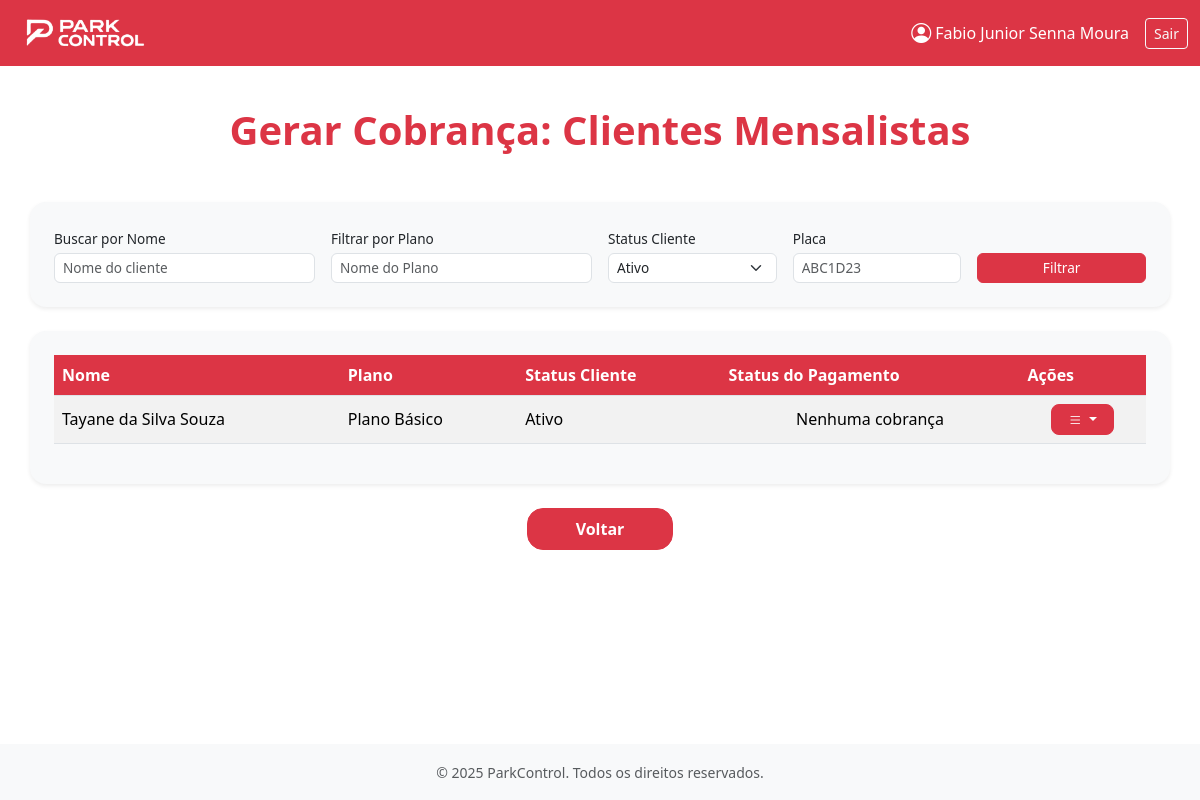
The page /pagamentos/mensalistas/gerar-por-cliente/ (signed in) on the database as committed earlier.
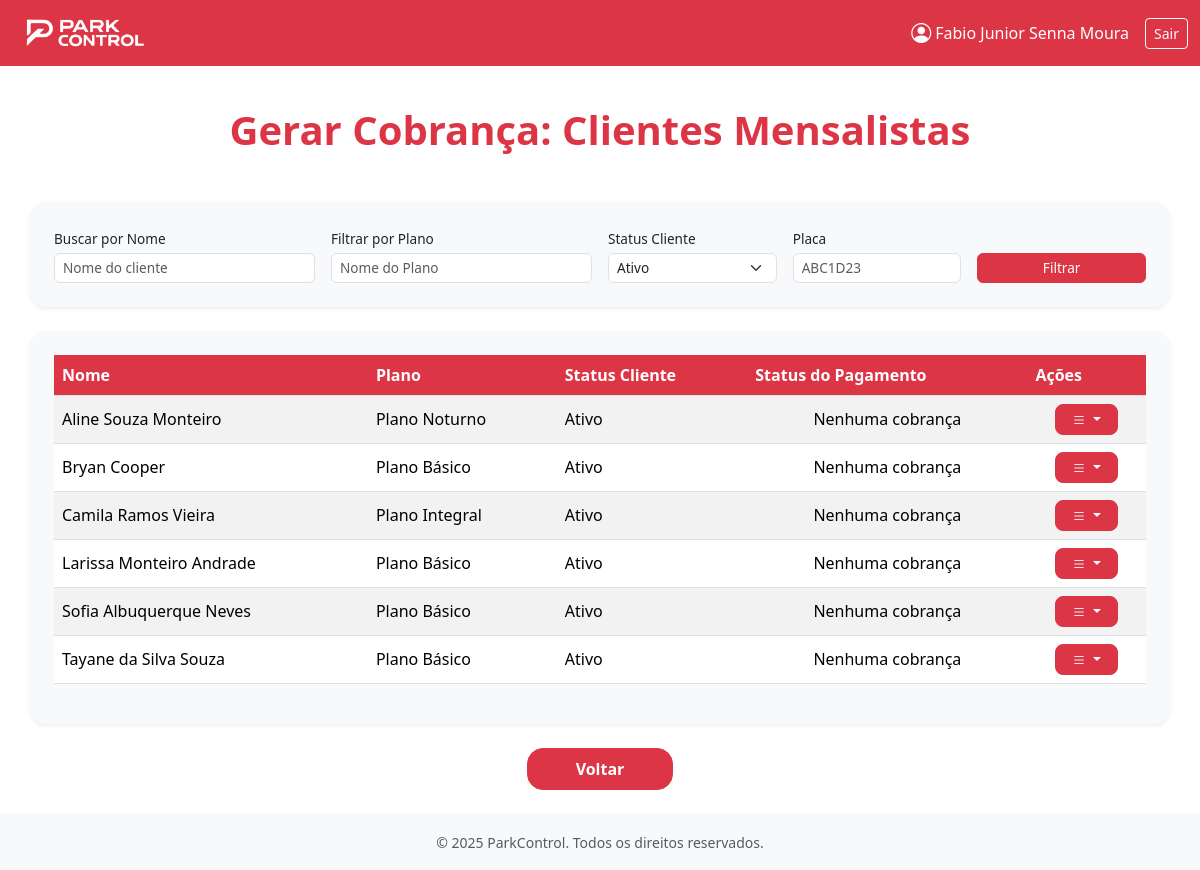
The same page on the database as committed later.
### apps/clientes/models.py (models this page shows, shortened)
class Mensalista(models.Model):
    nome = models.CharField(max_length=100)
    telefone = models.CharField(
        max_length=15,
        validators=[
            RegexValidator(
                r'^\(?\d{2}\)?[-.\s]?\d{4,5}[-.\s]?\d{4}$',
                'Telefone no formato inválido (ex: (65) 99999-9999)'
            )
        ]
    )
    email = models.EmailField(max_length=100)
    plano = models.ForeignKey(
        Planos,
        on_delete=models.SET_NULL,
        null=True,
        limit_choices_to={'tipo_plano': 'Mensalista'},
        related_name="mensalistas"
    )
    placa = models.CharField(
        max_length=10,
        unique=True,
        validators=[
            RegexValidator(
                r'^[A-Z]{3}[0-9][A-Z][0-9]{2}$',
                'Placa no formato inválido (ex: ABC1D23 - padrão Mercosul)'
            )
        ]
    )
    ativo = models.BooleanField(default=True)
    historico = HistoricalRecords()  # Adiciona histórico de alterações

### apps/planos/models.py (models this page shows, shortened)
class Planos(models.Model):
    TIPO_PLANO_CHOICES = [
        ('Mensalista', 'Mensalista'),
        ('Diarista', 'Diarista'),
    ]
    TIPO_MENSAL_CHOICES = [
        ('Mensal', 'Mensal'),
        ('Anual','Anual')
    ]
    STATUS_CHOICES = [
        ('Ativo', 'Ativo'),
        ('Inativo', 'Inativo'),
    ]
    nome = models.CharField( max_length=50, blank=False, null=False)
    validade = models.PositiveIntegerField(blank=False, null=False)
    descricao = models.TextField(blank=True)
    data_criacao = models.DateTimeField(auto_now_add=True)
    ultima_alteracao = models.DateTimeField(auto_now=True)
    tipo_plano = models.CharField(max_length=20, choices=TIPO_PLANO_CHOICES, blank=False, null=False)
    status = models.CharField(max_length=20, choices=STATUS_CHOICES, blank=True, null=True,default='Ativo')
    valor_diaria = models.DecimalField(max_digits=10, decimal_places=2, blank=True, null=True)
    valor = models.DecimalField(max_digits=10, decimal_places=2, blank=True, null=True)
    tipo_mensal  = models.CharField(max_length=20, choices=TIPO_MENSAL_CHOICES, blank=True, null=True)
    historico = HistoricalRecords()  # Adiciona histórico de alterações

### apps/pagamentos/views/views.py (the view)
# urls.py: path('mensalistas/gerar-por-cliente/', views.gerar_pagamentos_mensalistas_lista_clientes, name='gerar_pagamentos_mensalistas_lista_clientes'),
@login_required(login_url='login_parkcontrol')
def gerar_pagamentos_mensalistas_lista_clientes(request):
    logger.info(f"Usuário {request.user} acessou a lista de clientes mensalistas para geração de pagamentos.")
    query_nome = request.GET.get('nome_cliente', '').strip()
    query_plano = request.GET.get('plano', '').strip()
    status_filter = request.GET.get('status', 'ativo').strip()
    query_placa = request.GET.get('placa_veiculo', '').strip()
    clientes_base_query = Mensalista.objects.all().order_by('nome')
    clientes_filtrados = clientes_base_query
    if status_filter == 'ativo':
        clientes_filtrados = clientes_filtrados.filter(ativo=True)
    elif status_filter == 'inativo':
        clientes_filtrados = clientes_filtrados.filter(ativo=False)
    if query_nome:
        clientes_filtrados = clientes_filtrados.filter(nome__icontains=query_nome)
    if query_plano:
        clientes_filtrados = clientes_filtrados.filter(plano__nome__icontains=query_plano)
    if query_placa:
        clientes_filtrados = clientes_filtrados.filter(placa__icontains=query_placa)
    clientes_com_cobrancas = []
    for cliente in clientes_filtrados:
        ultima_cobranca = CobrancaMensalista.objects.filter(
            cliente_mensalista=cliente
        ).order_by('-data_geracao').first()
        cobranca_pendente_para_email = CobrancaMensalista.objects.filter(
            cliente_mensalista=cliente,
            status__in=['pendente', 'parcialmente_pago']
        ).order_by('data_vencimento').first()
        cliente_dict = {
            'obj': cliente,
            'ultima_cobranca': ultima_cobranca,
            'cobranca_pendente_para_email': cobranca_pendente_para_email,
        }
        clientes_com_cobrancas.append(cliente_dict)
    paginator = Paginator(clientes_com_cobrancas, 10)
    page_number = request.GET.get('page')
    page_obj = paginator.get_page(page_number)
    return render(request, 'pagamentos/mensalistas/gerar_pagamentos_mensalistas_lista_clientes.html', {
        'titulo_pagina': 'Gerar Cobrança: Clientes Mensalistas',
        'page_obj': page_obj,
        'query_nome': query_nome,
        'query_plano': query_plano,
        'status_filter': status_filter,
        'query_placa': query_placa,
        'status_choices': [('ativo', 'Ativo'), ('inativo', 'Inativo'), ('todos', 'Todos')]
    })

### apps/pagamentos/templates/pagamentos/mensalistas/gerar_pagamentos_mensalistas_lista_clientes.html (shortened to what the changed rows need)
{% extends 'base.html' %}
{% load static %}
{% load form_tags %}
{% block extra_head %}
<link rel="stylesheet" href="https://cdn.jsdelivr.net/npm/bootstrap-icons@1.11.3/font/bootstrap-icons.min.css">
{% endblock %}
{% block content %}
<div class="container text-center">
    <h1 class="text-danger fw-bold mb-5">{{ titulo_pagina }}</h1>
</div>
{% if page_obj.object_list %}
<div class="container bg-light p-4 rounded-4 shadow-sm">
    <div class="table-responsive">
        <table class="table table-striped table-hover align-middle">
            <thead>
                <tr class="table-custom-header">
                    <th>Nome</th>
                    <th>Plano</th>
                    <th>Status Cliente</th>
                    <th>Status do Pagamento</th>
                    <th>Ações</th>
                </tr>
            </thead>
            <tbody>
                {% for item in page_obj %}
                    {% with cliente=item.obj ultima_cobranca=item.ultima_cobranca %}
                    <tr>
                        <td>{{ cliente.nome }}</td>
                        <td>{{ cliente.plano.nome|default:"N/A" }}</td>
                        <td>{{ cliente.ativo|yesno:"Ativo,Inativo" }}</td>
                        <td class="text-center">
                            {% if ultima_cobranca %}
                                <div class="d-flex flex-column align-items-center">
                                    <span class="status-badge status-{{ ultima_cobranca.status }}">
                                        {{ ultima_cobranca.get_status_display }}
                                    </span>
                                    <small class="text-muted">(Ref: {{ ultima_cobranca.mes_referencia }})</small>
                                </div>
                            {% else %}
                                Nenhuma cobrança
                            {% endif %}
                        </td>
                        <td class="text-center">
                            <div class="dropdown">
                                <button class="btn btn-danger btn-sm dropdown-toggle rounded-3 fw-bold px-3" type="button" data-bs-toggle="dropdown" aria-expanded="false">
                                    <i class="bi bi-list"></i>
                                </button>
                            </div>
                        </td>
                    </tr>
                    {% endwith %}
                {% endfor %}
            </tbody>
        </table>
    </div>
</div>
{% else %}
    <p class="mt-4 text-center text-muted fw-bold">Nenhum cliente encontrado com os filtros aplicados.</p>
{% endif %}
{% endblock %}

Rows that differ between the two databases and show on the page:
added Mensalista: obj.nome "Aline Souza Monteiro", obj.plano.nome "Plano Noturno", obj.ativo "Ativo"
added Mensalista: obj.nome "Bryan Cooper", obj.plano.nome "Plano Básico", obj.ativo "Ativo"
added Mensalista: obj.nome "Camila Ramos Vieira", obj.plano.nome "Plano Integral", obj.ativo "Ativo"
added Mensalista: obj.nome "Larissa Monteiro Andrade", obj.plano.nome "Plano Básico", obj.ativo "Ativo"
added Mensalista: obj.nome "Sofia Albuquerque Neves", obj.plano.nome "Plano Básico", obj.ativo "Ativo"
